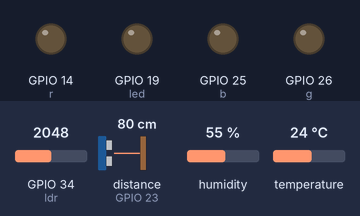
Recording of a sketch running on a simulated ESP32. Parts: output pins drawn as LEDs (lit = HIGH). Wiring (inferred from the names in the program): ultrasonic range finder: trigger GPIO 22; echo GPIO 23. The inputs (shaded band) are chosen by the test bench; at power-on: GPIO 34 (ldr) = 2048, distance to the obstacle (sensor on GPIO 23) 80 cm, humidity 55 %, temperature 24 °C. The echo pulse lasts 58.3 µs per cm; WiFi joins after 1.5 s; servers stay silent unless stated; no MQTT or app messages arrive unless stated; pins used as bus, display or sensor lines are not drawn; what the sketch prints to the serial monitor is not drawn.

Above: at 2.7 s.
2.8 s: GPIO 34 (ldr) set to 1931
At 3.6 s:
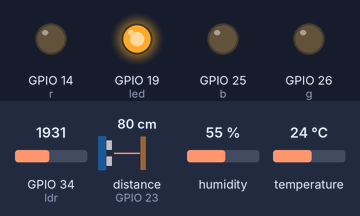
4.6 s: GPIO 34 (ldr) set to 2040
At 5.3 s:
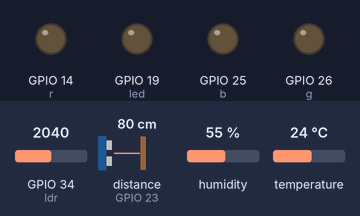
6.1 s: GPIO 34 (ldr) set to 1960
At 6.8 s:
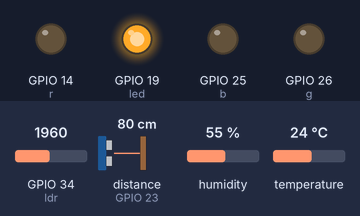
Timing chart, 0 to 9.1 s (numbered marks = the images above; inputs shaded):
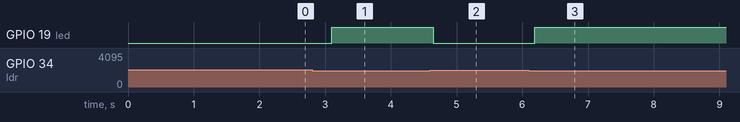

The sketch:

S1.ino
```cpp
#include <WiFi.h>          // Biblioteca para conectar o ESP32 ao Wi-Fi
#include <PubSubClient.h>  // Biblioteca para comunicação MQTT
#include <WiFiClientSecure.h>
#include "env.h"
#include <DHT.h>

#define DHTPIN 4
#define DHTTYPE DHT11

// Cria um objeto que representa a conexão Wi-Fi
WiFiClientSecure wifi_client;

// Cria um objeto MQTT usando a conexão Wi-Fi
PubSubClient mqtt(wifi_client);

/*
------------------------------
          VARIÁVEIS
------------------------------
*/

// LED
int r = 14;
int g = 26;
int b = 25;
int led = 19;

// DHT (umidade)
DHT dhtSensor(DHTPIN, DHTTYPE);

// LDR (iluminação)
int ldr = 34;

// ECHO (presença)
int echo = 23;
int trig = 22;

void callback(char* topic, byte* payload, unsigned int length) {
  String msg;
  for (int i = 0; i < length; i++) {
    msg += (char)payload[i];
  }

  msg.trim();
  Serial.print("Mensagem do BROKER: ");
  Serial.println(msg);

  if (msg == "Acender") {
    digitalWrite(led, HIGH);
  }
  if (msg == "Desligar") {
    digitalWrite(led, LOW);
  }
}

void setup() {
  Serial.begin(115200);  // Inicia a comunicação serial (para ver mensagens no monitor serial)
  pinMode(r, OUTPUT);
  pinMode(g, OUTPUT);
  pinMode(b, OUTPUT);
  pinMode(led, OUTPUT);

  pinMode(ldr, INPUT);

  pinMode(trig, OUTPUT);
  pinMode(echo, INPUT);

  dhtSensor.begin();

  wifi_client.setInsecure();
  Serial.println("Conectando no WiFi...");
  WiFi.begin(WIFI_SSID, WIFI_PASS);

  while (WiFi.status() != WL_CONNECTED) {
    delay(500);
    Serial.print(".");
  }
  Serial.println(" conectado!");

  mqtt.setServer(BROKER_URL, BROKER_PORT);
  mqtt.setCallback(callback);

  mqttConnect();

  Serial.println("Setup finalizado");
}

void loop() {
   if (!mqtt.connected()) {
    mqttConnect();
  }
  mqtt.loop();

  // ---------------------------
  // LDR: leitura e automação
  // ---------------------------
  int ldrValue = analogRead(ldr);
  mqtt.publish(TOPIC_ILUM, String(ldrValue).c_str());

  // Limite de luz (ajusta se necessário)
  int limite = 2000; // quanto menor = mais escuro

  if (ldrValue < limite) {
    // Escuro
    digitalWrite(led, HIGH);
  } else {
    // Claro
    digitalWrite(led, LOW);
  }

  // ---------------------------
  // DHT11
  // ---------------------------
  float umid = dhtSensor.readHumidity();
  float temp = dhtSensor.readTemperature();

  if (!isnan(umid))
    mqtt.publish(TOPIC_UMID, String(umid).c_str());

  if (!isnan(temp))
    mqtt.publish(TOPIC_TEMP, String(temp).c_str());

  // ---------------------------
  // Ultrassônico
  // ---------------------------
  digitalWrite(trig, LOW);
  delayMicroseconds(2);
  digitalWrite(trig, HIGH);
  delayMicroseconds(10);
  digitalWrite(trig, LOW);

  long duracao = pulseIn(echo, HIGH);
  long distancia = duracao * 0.034 / 2;

  mqtt.publish(TOPIC_PRESENCA, String(distancia).c_str());

  delay(500);
}


void mqttConnect() {
  Serial.print("Conectando ao broker MQTT... ");

  String clientId = "ESP32_";
  clientId += WiFi.macAddress();
  clientId.replace(":", "");

  while (!mqtt.connected()) {
    if (mqtt.connect(clientId.c_str(), BROKER_USD_ID, BROKER_PASS_USR_PASS)) {
      Serial.println("conectado!");
      // nenhum subscribe aqui
    } else {
      Serial.print("falhou, rc=");
      Serial.println(mqtt.state());
      Serial.println(" tentando novamente em 2s...");
      delay(2000);
    }
  }
}
```

env.h
```cpp
#ifndef ENV_H
#define ENV_H

#define WIFI_SSID "FIESC_IOT_EDU"
#define WIFI_PASS "8120gv08"

#define BROKER_URL "5aa28eccaf2743daba3f733664928c1d.s1.eu.hivemq.cloud"
#define BROKER_PORT 8883

#define BROKER_USD_ID "placa_S1"
#define BROKER_PASS_USR_PASS "PlaquinhaS1"

// A partir daqui depende da placa
#define TOPIC_PRESENCA "S1/presenca"
#define TOPIC_TEMP "S1/temperatura"
#define TOPIC_UMID "S1/umidade"
#define TOPIC_ILUM "S1/iluminacao"

#endif
```

Measured:
- the behaviour switches between 2000 and 1999 on GPIO 34 (ldr) (found by bisection; images 0 and 1)
- after the input at 2.8 s, GPIO 19 (led): LOW → HIGH after 0.30 s
- after the input at 4.6 s, GPIO 19 (led): HIGH → LOW at once
- after the input at 6.1 s, GPIO 19 (led): LOW → HIGH after 0.09 s
